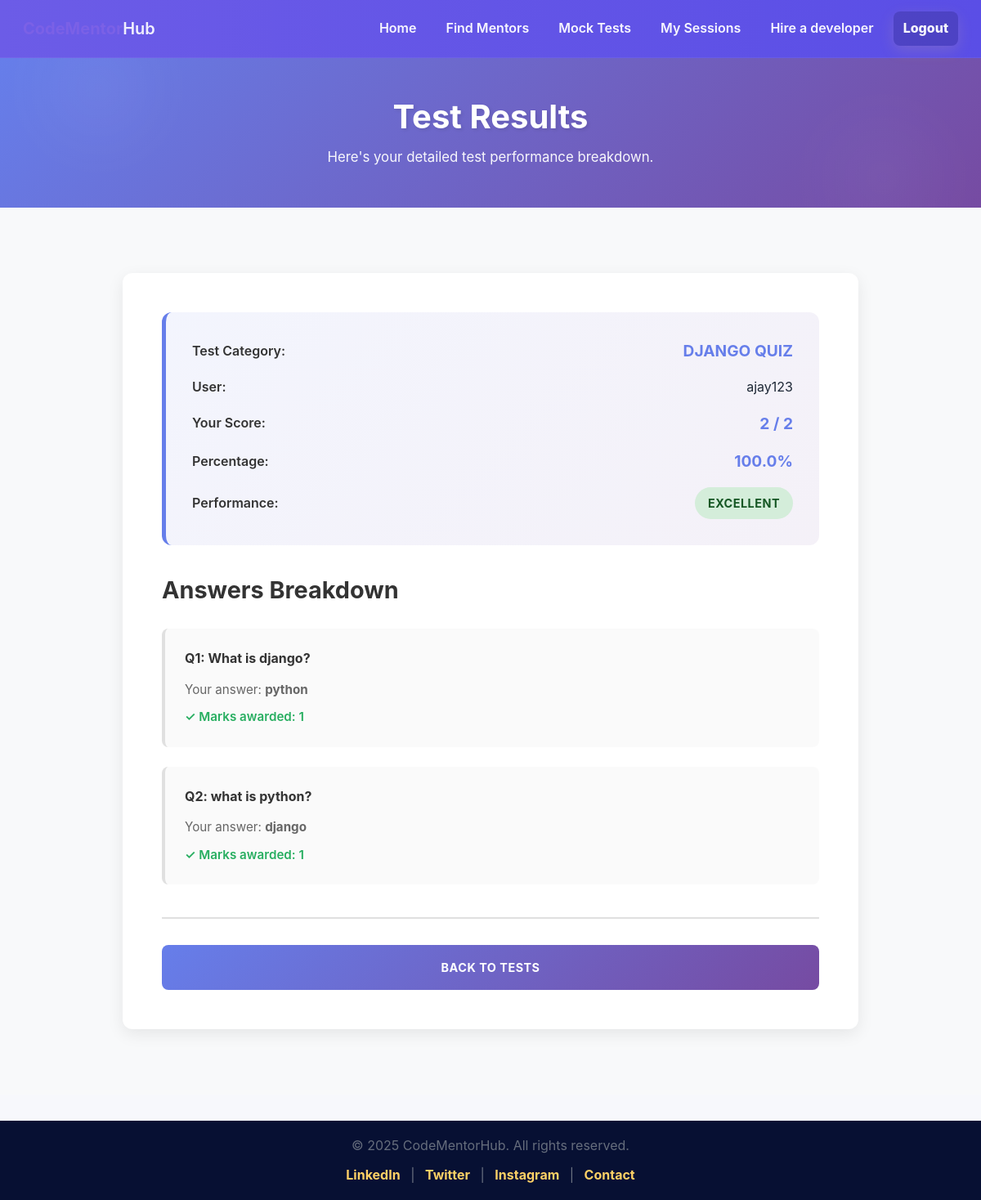
Page /quiz/result/10/ (signed in) on the committed database.
### main/models.py (models this page shows, shortened)
class TestAttempt(models.Model):
    user = models.ForeignKey(User, on_delete=models.CASCADE, related_name='test_attempts')
    category = models.ForeignKey(Category, on_delete=models.CASCADE, related_name='attempts')
    score = models.PositiveIntegerField(default=0)
    total_marks = models.PositiveIntegerField(default=0)
    started_at = models.DateTimeField(auto_now_add=True)
    completed_at = models.DateTimeField(blank=True, null=True)
    completed = models.BooleanField(default=False)
    class Meta:
        ordering = ['-started_at']
    def performance_percent(self):
        if not self.total_marks:
            return 0
        return round((self.score / self.total_marks) * 100, 2)
    def performance_text(self):
        p = self.performance_percent()
        if p >= 90:
            return 'Excellent'
        if p >= 75:
            return 'Good'
        if p >= 50:
            return 'Average'
        return 'Needs Improvement'

class Category(models.Model):
    name = models.CharField(max_length=100, unique=True)
    description = models.TextField(blank=True)
    created_at = models.DateTimeField(auto_now_add=True)
    class Meta:
        ordering = ['name']

class AttemptAnswer(models.Model):
    attempt = models.ForeignKey(TestAttempt, on_delete=models.CASCADE, related_name='answers')
    question = models.ForeignKey(Question, on_delete=models.CASCADE)
    selected_option = models.ForeignKey(Option, on_delete=models.SET_NULL, null=True, blank=True)
    is_correct = models.BooleanField(default=False)
    marks_awarded = models.PositiveIntegerField(default=0)

class Question(models.Model):
    category = models.ForeignKey(Category, on_delete=models.CASCADE, related_name='questions')
    text = models.TextField()
    marks = models.PositiveIntegerField(default=1)
    created_at = models.DateTimeField(auto_now_add=True)

class Option(models.Model):
    question = models.ForeignKey(Question, on_delete=models.CASCADE, related_name='options')
    text = models.CharField(max_length=500)
    is_correct = models.BooleanField(default=False)

### main/views.py (the view)
# urls.py: path('quiz/result/<int:attempt_id>/', views.test_result, name='test_result'),
@login_required
def test_result(request, attempt_id):
    attempt = get_object_or_404(TestAttempt, id=attempt_id, user=request.user)
    answers = attempt.answers.select_related('question', 'selected_option').all()
    return render(request, 'quiz/result.html', {'attempt': attempt, 'answers': answers})

### templates/quiz/result.html (shortened to what this page needs)
<!doctype html>
{% load static %}
<html lang="en">
<head>
  <link rel="stylesheet" href="{% static 'css/home.css' %}">
  <link rel="stylesheet" href="{% static 'css/user_theme.css' %}">
</head>
<body>
  {% include 'partials/header.html' %}
  <section class="result-hero">
    <div class="result-container">
      <h1>Test Results</h1>
      <p>Here's your detailed test performance breakdown.</p>
    </div>
  </section>
  <section class="result-content-section">
    <div class="result-wrapper">
      <div class="score-card">
        <div class="score-item">
          <span class="score-label">Test Category:</span>
          <span class="score-value">{{ attempt.category.name }}</span>
        </div>
        <div class="score-item">
          <span class="score-label">User:</span>
          <span>{{ attempt.user.username }}</span>
        </div>
        <div class="score-item">
          <span class="score-label">Your Score:</span>
          <span class="score-value">{{ attempt.score }} / {{ attempt.total_marks }}</span>
        </div>
        <div class="score-item">
          <span class="score-label">Percentage:</span>
          <span class="score-value">{{ attempt.performance_percent }}%</span>
        </div>
        <div class="score-item">
          <span class="score-label">Performance:</span>
          <span class="performance-badge {% if attempt.performance_percent >= 80 %}performance-excellent{% elif attempt.performance_percent >= 60 %}performance-good{% elif attempt.performance_percent >= 40 %}performance-average{% else %}performance-poor{% endif %}">
            {{ attempt.performance_text }}
          </span>
        </div>
      </div>
      <div class="breakdown-section">
        <h2>Answers Breakdown</h2>
        <ol class="answers-list">
          {% for a in answers %}
            <li class="answer-item">
              <div class="question-text">Q{{ forloop.counter }}: {{ a.question.text }}</div>
              <div class="your-answer">Your answer: {% if a.selected_option %}<strong>{{ a.selected_option.text }}</strong>{% else %}<em>No answer provided</em>{% endif %}</div>
              <div class="marks">✓ Marks awarded: {{ a.marks_awarded }}</div>
            </li>
          {% endfor %}
        </ol>
      </div>
      <div class="action-buttons">
        <a href="{% url 'quiz_categories' %}">Back to Tests</a>
      </div>
    </div>
  </section>
  {% include 'partials/footer.html' %}
</body>
</html>

### main/static/css/home.css (style rules this page uses)
* { box-sizing:border-box;margin:0;padding:0 }
html,body { height:100% }
body { font-family: "Segoe UI", Tahoma, Geneva, Verdana, sans-serif; background:linear-gradient(180deg,var(--bg) 0%, #ffffff 100%); color:#0f172a; line-height:1.6; -webkit-font-smoothing:antialiased; -moz-osx-font-smoothing:grayscale; }

### static/css/user_theme.css (style rules this page uses)
:root { --cmh-primary: #6C5CE7; --cmh-accent: #00B894; --cmh-bg: #F7F8FC; --cmh-surface: #FFFFFF; --cmh-text: #1F2937; --cmh-muted: #6B7280; --cmh-danger: #FF6B6B; --cmh-radius: 10px; }
* { box-sizing:border-box }
html,body { height:100%;margin:0;padding:0;font-family:Inter,Segoe UI,Roboto,Helvetica,Arial,sans-serif;background:var(--cmh-bg);color:var(--cmh-text);-webkit-font-smoothing:antialiased }

### templates/quiz/result.html (style rules this page uses)
.result-container { max-width: 900px; margin: 0 auto; padding: 0 2rem; }
.result-hero { background: radial-gradient(circle at 10% 20%, rgba(255,255,255,0.04), transparent 10%), radial-gradient(circle at 90% 80%, rgba(255,255,255,0.03), transparent 10%), linear-gradient(135deg, #667eea 0%, #764ba2 100%); color: white; padding: 3rem 2rem; text-align: center; display: flex; align-items: center; justify-content: center; }
.result-hero h1 { font-size: 2.5rem; margin-bottom: 0.8rem; font-weight: 700; line-height: 1.2; text-shadow: 2px 2px 4px rgba(0, 0, 0, 0.1); }
.result-hero p { font-size: 1.05rem; opacity: 0.95; max-width: 600px; margin: 0 auto; line-height: 1.6; }
.result-content-section { padding: 5rem 2rem; background-color: #f8f9fa; min-height: calc(100vh - 300px); }
.result-wrapper { background-color: white; padding: 3rem; border-radius: 12px; box-shadow: 0 6px 20px rgba(0, 0, 0, 0.08); max-width: 900px; margin: 0 auto; }
.score-card { background: linear-gradient(135deg, rgba(102, 126, 234, 0.08), rgba(118, 75, 162, 0.08)); padding: 2rem; border-radius: 12px; border-left: 5px solid #667eea; margin-bottom: 2rem; }
.score-card .score-item { margin-bottom: 1rem; display: flex; justify-content: space-between; align-items: center; }
.score-card .score-item:last-child { margin-bottom: 0; }
.score-card .score-label { font-weight: 600; color: #333; }
.score-card .score-value { font-size: 1.2rem; font-weight: 700; color: #667eea; }
.performance-badge { display: inline-block; padding: 0.5rem 1rem; border-radius: 20px; font-weight: 700; font-size: 0.9rem; text-transform: uppercase; letter-spacing: 0.5px; }
.performance-excellent { background-color: #d4edda; color: #155724; }
.breakdown-section h2 { font-size: 1.8rem; color: #333; margin: 2rem 0 1.5rem 0; font-weight: 700; }
.answers-list { list-style: none; padding: 0; margin: 0; display: flex; flex-direction: column; gap: 1.5rem; }
.answer-item { background-color: #fafafa; padding: 1.5rem; border-radius: 8px; border-left: 4px solid #e0e0e0; transition: all 0.3s ease; }
.question-text { font-weight: 700; color: #333; margin-bottom: 0.8rem; font-size: 1rem; }
.your-answer { color: #666; margin-bottom: 0.6rem; font-size: 0.95rem; }
.marks { color: #27ae60; font-weight: 600; font-size: 0.95rem; }
.action-buttons { display: flex; gap: 1rem; margin-top: 2.5rem; padding-top: 2rem; border-top: 2px solid #e0e0e0; }
.action-buttons a { flex: 1; display: inline-flex; align-items: center; justify-content: center; background: linear-gradient(135deg, #667eea 0%, #764ba2 100%); color: white; padding: 1rem; border-radius: 8px; text-decoration: none; font-weight: 700; transition: all 0.3s ease; text-transform: uppercase; font-size: 0.9rem; letter-spacing: 0.5px; }

### rows in the picture
TestAttempt: category.name "DJANGO QUIZ", user.username "ajay123", score "2", total_marks "2", performance_percent "100.0", performance_text "EXCELLENT"
AttemptAnswer: question.text "What is django?", selected_option.text "python", marks_awarded "1"
AttemptAnswer: question.text "what is python?", selected_option.text "django", marks_awarded "1"
